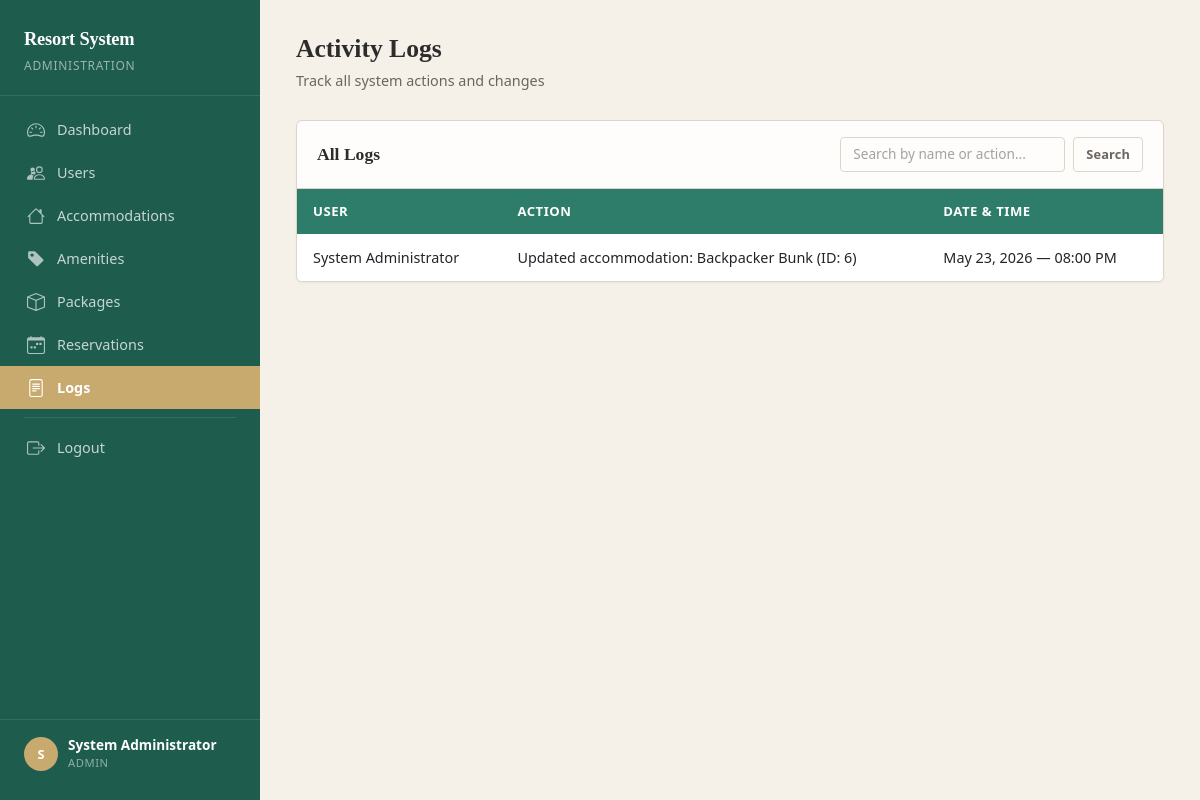
The page /admin/logs.php (signed in) on the database its author committed.
### tables this page shows
CREATE TABLE `tbl_logs` (
  `log_id` int(11) NOT NULL,
  `user_id` int(11) NOT NULL,
  `action` text NOT NULL,
  `datetime` datetime NOT NULL
);

CREATE TABLE `tbl_users` (
  `user_id` int(11) NOT NULL,
  `full_name` varchar(100) NOT NULL,
  `role` enum('admin','employee','customer') NOT NULL,
  `username` varchar(50) NOT NULL,
  `password` varchar(255) NOT NULL,
  `email` varchar(100) NOT NULL
);

### admin/logs.php (the view, shortened to what this page needs)
<?php
require_once 'includes/header.php';
require_once '../db.php';
$search = $_GET['search'] ?? '';
$sql = "SELECT l.*, u.full_name
        FROM tbl_logs l
        JOIN tbl_users u ON l.user_id = u.user_id
        WHERE 1=1";
$sql .= " ORDER BY l.datetime DESC";
$result = mysqli_query($conn, $sql);
?>
<?php include 'includes/sidebar.php'; ?>
<div class="main-content">
    <div class="page-header">
        <h1>Activity Logs</h1>
        <p>Track all system actions and changes</p>
    </div>
    <div class="table-card">
        <div class="table-header">
            <h2>All Logs</h2>
            <div class="table-actions">
                <form method="GET" class="search-form">
                    <input type="text" name="search" class="form-control" placeholder="Search by name or action..." value="<?= htmlspecialchars($search) ?>">
                    <button type="submit" class="btn btn-outline-secondary btn-sm">Search</button>
                </form>
            </div>
        </div>
        <div class="table-responsive">
            <table class="table table-hover">
                <thead>
                    <tr>
                        <th>User</th>
                        <th>Action</th>
                        <th>Date & Time</th>
                    </tr>
                </thead>
                <tbody>
                    <?php if (mysqli_num_rows($result) > 0): ?>
                        <?php while ($row = mysqli_fetch_assoc($result)): ?>
                        <tr>
                            <td><?= htmlspecialchars($row['full_name']) ?></td>
                            <td><?= htmlspecialchars($row['action']) ?></td>
                            <td><?= date('M d, Y — h:i A', strtotime($row['datetime'])) ?></td>
                        </tr>
                        <?php endwhile; ?>
                    <?php endif; ?>
                </tbody>
            </table>
        </div>
    </div>
</div>
</body>
</html>

### assets/css/style.css (style rules this page uses)
:root { --color-primary: #2E7D6B; --color-primary-hover: #256858; --color-primary-active: #1E5C4E; --color-sidebar: #1E5C4E; --color-sidebar-hover: #17493e; --color-accent: #C8A96E; --color-accent-hover: #b8993e; --color-surface: #F5F0E8; --color-white: #FEFDFB; --color-text: #2C2C2C; --color-text-muted: #6B6560; --color-border: #DDD5C8; --color-border-light: #EBE6DE; --color-danger: #C0392B; --color-danger-hover: #A93226; --color-warning: #D4A017; --color-warning-hover: #B8860B; --color-success: #2E7D6B; --color-info: #5B8FA8; --sidebar-width: 260px; --header-height: 0px; --radius-sm: 4px; --radius-md: 6px; --radius-lg: 8px; --shadow-sm: 0 1px 2px rgba(44, 44, 44, 0.06); --shadow-md: 0 2px 8px rgba(44, 44, 44, 0.08); --shadow-lg: 0 4px 16px rgba(44, 44, 44, 0.10); --transition-fast: 150ms ease-out; --transition-normal: 200ms ease-out; }
*, *::before, *::after { box-sizing: border-box; }
body { font-family: system-ui, -apple-system, "Segoe UI", sans-serif; background-color: var(--color-surface); color: var(--color-text); margin: 0; padding: 0; line-height: 1.6; -webkit-font-smoothing: antialiased; }
h1, h2, h3, h4, h5, h6 { font-family: Georgia, "Times New Roman", serif; font-weight: 700; color: var(--color-text); margin-top: 0; line-height: 1.3; }
.main-content { margin-left: var(--sidebar-width); padding: 32px 36px; min-height: 100vh; }
.page-header { margin-bottom: 28px; }
.page-header h1 { font-size: 1.6rem; margin-bottom: 4px; }
.page-header p { color: var(--color-text-muted); margin: 0; font-size: 0.9rem; }
.table-card { background: var(--color-white); border: 1px solid var(--color-border); border-radius: var(--radius-md); box-shadow: var(--shadow-sm); overflow: hidden; }
.table-card .table-header { padding: 16px 20px; display: flex; align-items: center; justify-content: space-between; gap: 16px; flex-wrap: wrap; border-bottom: 1px solid var(--color-border); }
.table-card .table-header h2 { font-size: 1.1rem; margin: 0; font-family: Georgia, serif; }
.table-card .table-actions { display: flex; align-items: center; gap: 10px; flex-wrap: wrap; }
.table { margin-bottom: 0; }
.table thead th { background-color: var(--color-primary); color: #fff; font-weight: 600; font-size: 0.82rem; text-transform: uppercase; letter-spacing: 0.04em; padding: 12px 16px; border: none; white-space: nowrap; }
.table tbody td { padding: 12px 16px; vertical-align: middle; border-bottom: 1px solid var(--color-border-light); font-size: 0.9rem; }
.table tbody tr { transition: background-color var(--transition-fast); }
.table tbody tr:last-child td { border-bottom: none; }
.btn { font-weight: 600; font-size: 0.85rem; padding: 7px 16px; border-radius: var(--radius-sm); transition: all var(--transition-fast); letter-spacing: 0.01em; }
.btn-outline-secondary { border-color: var(--color-border); color: var(--color-text-muted); }
.btn-sm { padding: 5px 12px; font-size: 0.8rem; }
.form-control, .form-select { border: 1px solid var(--color-border); border-radius: var(--radius-sm); font-size: 0.9rem; padding: 8px 12px; transition: border-color var(--transition-fast), box-shadow var(--transition-fast); background-color: var(--color-white); color: var(--color-text); }
.form-control::placeholder { color: var(--color-text-muted); opacity: 0.6; }
.search-form { display: flex; gap: 8px; }
.search-form .form-control { min-width: 200px; font-size: 0.85rem; padding: 6px 12px; }

### rows shown on the page
tbl_logs: user.full_name "System Administrator", action "Updated accommodation: Backpacker Bunk (ID: 6)", datetime "May 23, 2026 — 08:00 PM"

### other values the page prints
substr($_SESSION['full_name'], 0, 1) "S"
$_SESSION['full_name'] "System Administrator"
$_SESSION['role'] "ADMIN"
